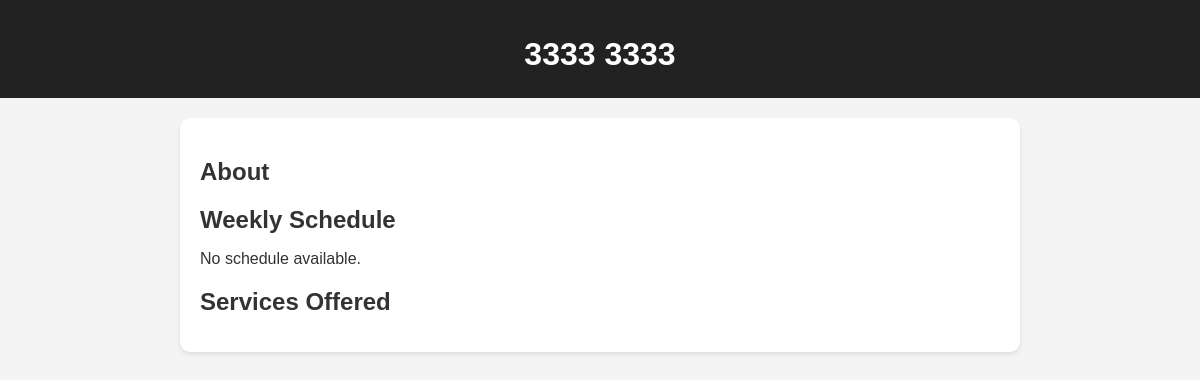
Page /trainer/6/ on the earlier database version.
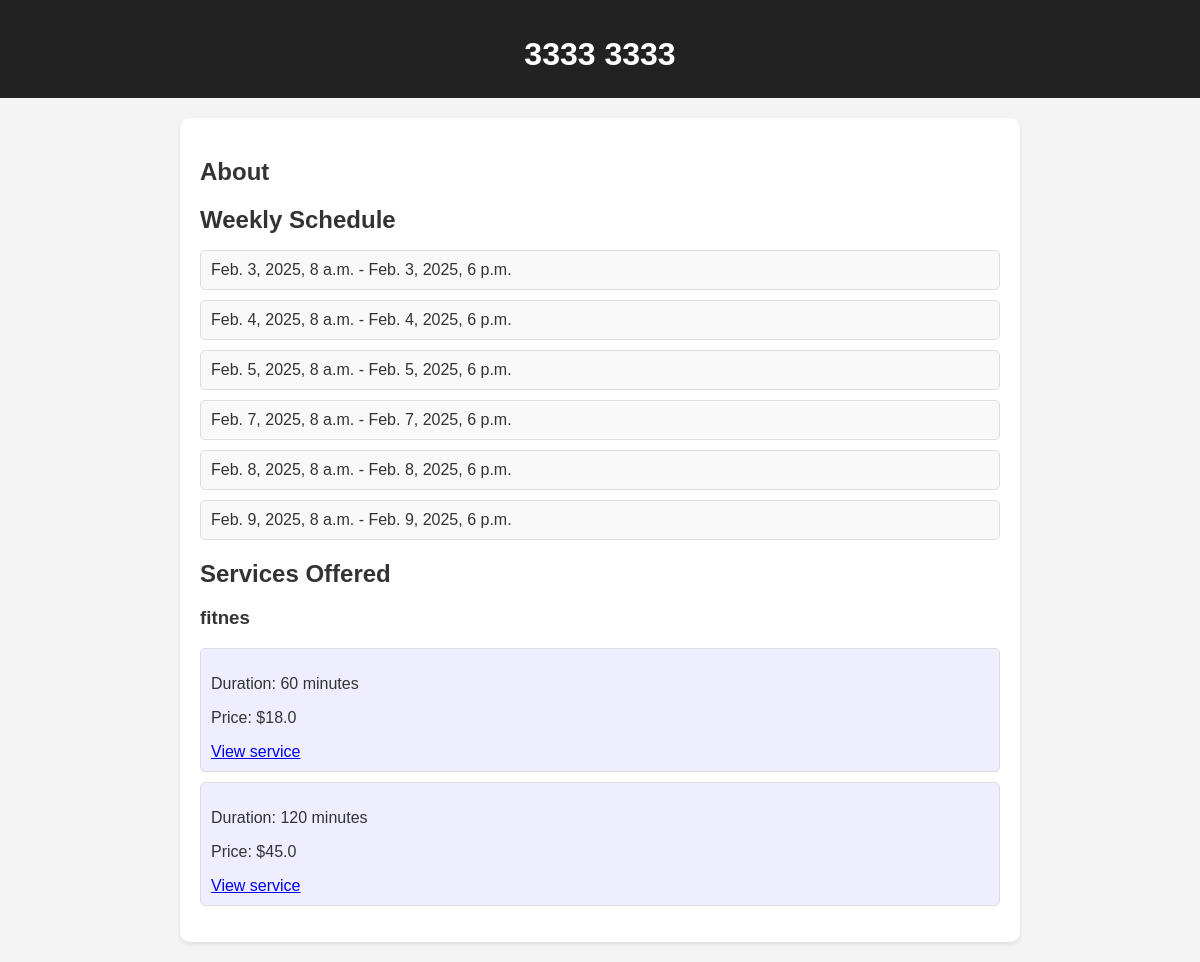
Same page on the later database version.
### trainer/models.py (models this page shows, shortened)
class TraineSchedule(models.Model):
    datatime_start = models.DateTimeField()
    datatime_end = models.DateTimeField()
    trainer = models.ForeignKey(User, on_delete=models.CASCADE)

class Category(models.Model):
    name = models.CharField(max_length=100)

class Service(models.Model):
    category = models.ForeignKey(Category, on_delete=models.CASCADE)
    trainer = models.ForeignKey(User, on_delete=models.CASCADE)
    price = models.FloatField()
    level = models.IntegerField()
    duration = models.IntegerField()

### trainer/views.py (the view)
# urls.py: path('<int:trainer_id>/', views.trainer_details, name='trainer_details'),
def trainer_details(request, trainer_id):
    trainer = User.objects.get(pk=trainer_id)
    trainer_data = TraineDescription.objects.filter(trainer=trainer).first()
    trainer_schedule = TraineSchedule.objects.filter(trainer=trainer)
    trainer_service = Service.objects.filter(trainer=trainer)
    category = Category.objects.filter(
        id__in=trainer_service.values_list('category_id', flat=True)
    )
    context = {
        "trainer_data": trainer_data,
        "trainer_schedule": trainer_schedule,
        "trainer_model": trainer,
        "trainer_service": trainer_service,
        "category": category
    }
    return render(request, "trainer_details.html", context)

### templates/trainer_details.html (shortened to what this page needs)
<!DOCTYPE html>
<html lang="en">
<head>
</head>
<body>
    <header>
        <h1>{{ trainer_model.first_name }} {{ trainer_model.last_name }}</h1>
    </header>
    <main>
        <section>
            <h2>About</h2>
        </section>
        <section>
            <h2>Weekly Schedule</h2>
            <ul>
                {% for schedule in trainer_schedule %}
                <li>{{ schedule.datatime_start }} - {{ schedule.datatime_end }}</li>
                {% empty %}
                <p>No schedule available.</p>
                {% endfor %}
            </ul>
        </section>
        <section>
            <h2>Services Offered</h2>
            <ul>
                {%for name in category%}
                <h3>{{name.name}}</h3>
                    {% for service in trainer_service %}
                    <li class="service">
                        <p>Duration: {{ service.duration }} minutes</p>
                        <p>Price: ${{ service.price }}</p>
                        <a href="/trainer/{{ service.trainer.id }}/{{ service.id }}">View service</a>
                    </li>
                    {% empty %}
                    <p>No services available.</p>
                    {% endfor %}
                {%endfor%}
            </ul>
        </section>
    </main>
</body>
</html>

Differences in the rows shown:
added TraineSchedule: datatime_start "Feb. 3, 2025, 8 a.m.", datatime_end "Feb. 3, 2025, 6 p.m."
added TraineSchedule: datatime_start "Feb. 4, 2025, 8 a.m.", datatime_end "Feb. 4, 2025, 6 p.m."
added TraineSchedule: datatime_start "Feb. 5, 2025, 8 a.m.", datatime_end "Feb. 5, 2025, 6 p.m."
added TraineSchedule: datatime_start "Feb. 7, 2025, 8 a.m.", datatime_end "Feb. 7, 2025, 6 p.m."
added TraineSchedule: datatime_start "Feb. 8, 2025, 8 a.m.", datatime_end "Feb. 8, 2025, 6 p.m."
added TraineSchedule: datatime_start "Feb. 9, 2025, 8 a.m.", datatime_end "Feb. 9, 2025, 6 p.m."
now on this page (row unchanged): Category: name "fitnes"
added Service: duration "60", price "18.0"
added Service: duration "120", price "45.0"
Other differences:
text no longer shown: "No schedule available."
